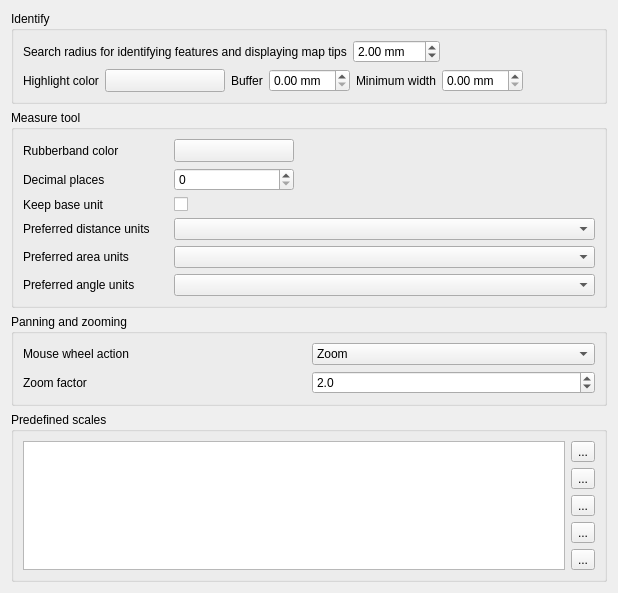
             <widget class="QWidget" name="mOptionsScrollAreaContents_05">
              <property name="geometry">
               <rect>
                <x>0</x>
                <y>0</y>
                <width>618</width>
                <height>582</height>
               </rect>
              </property>
              <layout class="QVBoxLayout" name="verticalLayout_30">
               <item>
                <widget class="QgsCollapsibleGroupBox" name="mIdentifyGroupBox">
                 <property name="title">
                  <string>Identify</string>
                 </property>
                 <layout class="QVBoxLayout" name="verticalLayout_37">
                  <item>
                   <layout class="QHBoxLayout" name="mIdentifyRadiusHorizontalLayout">
                    <item>
                     <widget class="QLabel" name="textLabel1_3">
                      <property name="text">
                       <string>Search radius for identifying features and displaying map tips</string>
                      </property>
                     </widget>
                    </item>
                    <item>
                     <widget class="QDoubleSpinBox" name="spinBoxIdentifyValue">
                      <property name="suffix">
                       <string> mm</string>
                      </property>
                      <property name="maximum">
                       <double>100.000000000000000</double>
                      </property>
                      <property name="singleStep">
                       <double>1.000000000000000</double>
                      </property>
                      <property name="value">
                       <double>2.000000000000000</double>
                      </property>
                     </widget>
                    </item>
                    <item>
                     <spacer name="horizontalSpacer_44">
                      <property name="orientation">
                       <enum>Qt::Horizontal</enum>
                      </property>
                      <property name="sizeHint" stdset="0">
                       <size>
                        <width>40</width>
                        <height>20</height>
                       </size>
                      </property>
                     </spacer>
                    </item>
                   </layout>
                  </item>
                  <item>
                   <layout class="QHBoxLayout" name="mIdentifyHighlightHorizontalLayout">
                    <item>
                     <widget class="QLabel" name="mIdentifyHighlighColorLabel">
                      <property name="text">
                       <string>Highlight color</string>
                      </property>
                     </widget>
                    </item>
                    <item>
                     <widget class="QgsColorButtonV2" name="mIdentifyHighlightColorButton">
                      <property name="sizePolicy">
                       <sizepolicy hsizetype="Fixed" vsizetype="Fixed">
                        <horstretch>0</horstretch>
                        <verstretch>0</verstretch>
                       </sizepolicy>
                      </property>
                      <property name="minimumSize">
                       <size>
                        <width>120</width>
                        <height>0</height>
                       </size>
                      </property>
                      <property name="maximumSize">
                       <size>
                        <width>120</width>
                        <height>16777215</height>
                       </size>
                      </property>
                      <property name="toolTip">
                       <string>&lt;html&gt;&lt;head/&gt;&lt;body&gt;&lt;p&gt;The color used to highlight identified feature. The alpha channel is only used for polygons fill, lines and outlines are fully opaque.&lt;/p&gt;&lt;/body&gt;&lt;/html&gt;</string>
                      </property>
                      <property name="text">
                       <string/>
                      </property>
                     </widget>
                    </item>
                    <item>
                     <widget class="QLabel" name="mIdentifyHighlightBufferLabel">
                      <property name="toolTip">
                       <string/>
                      </property>
                      <property name="text">
                       <string>Buffer</string>
                      </property>
                     </widget>
                    </item>
                    <item>
                     <widget class="QDoubleSpinBox" name="mIdentifyHighlightBufferSpinBox">
                      <property name="toolTip">
                       <string>Lines / outlines buffer in millimeters.</string>
                      </property>
                      <property name="suffix">
                       <string> mm</string>
                      </property>
                     </widget>
                    </item>
                    <item>
                     <widget class="QLabel" name="mIdentifyHighlightMinWidthLabel">
                      <property name="toolTip">
                       <string/>
                      </property>
                      <property name="text">
                       <string>Minimum width</string>
                      </property>
                     </widget>
                    </item>
                    <item>
                     <widget class="QDoubleSpinBox" name="mIdentifyHighlightMinWidthSpinBox">
                      <property name="toolTip">
                       <string>Minimum line / outline width in millimeters.</string>
                      </property>
                      <property name="suffix">
                       <string> mm</string>
                      </property>
                     </widget>
                    </item>
                    <item>
                     <spacer name="horizontalSpacer_45">
                      <property name="orientation">
                       <enum>Qt::Horizontal</enum>
                      </property>
                      <property name="sizeHint" stdset="0">
                       <size>
                        <width>40</width>
                        <height>20</height>
                       </size>
                      </property>
                     </spacer>
                    </item>
                   </layout>
                  </item>
                 </layout>
                </widget>
               </item>
               <item>
                <widget class="QgsCollapsibleGroupBox" name="groupBox_6">
                 <property name="title">
                  <string>Measure tool</string>
                 </property>
                 <layout class="QGridLayout" name="gridLayout_21">
                  <item row="3" column="0">
                   <widget class="QLabel" name="textLabel1_11">
                    <property name="text">
                     <string>Preferred distance units</string>
                    </property>
                   </widget>
                  </item>
                  <item row="4" column="1" colspan="3">
                   <widget class="QComboBox" name="mAreaUnitsComboBox"/>
                  </item>
                  <item row="3" column="1" colspan="3">
                   <widget class="QComboBox" name="mDistanceUnitsComboBox"/>
                  </item>
                  <item row="2" column="0">
                   <widget class="QLabel" name="label_13">
                    <property name="toolTip">
                     <string>If unchecked large numbers will be converted from m. to km. and from ft. to miles</string>
                    </property>
                    <property name="text">
                     <string>Keep base unit</string>
                    </property>
                   </widget>
                  </item>
                  <item row="1" column="1">
                   <widget class="QSpinBox" name="mDecimalPlacesSpinBox"/>
                  </item>
                  <item row="1" column="0">
                   <widget class="QLabel" name="label_12">
                    <property name="text">
                     <string>Decimal places</string>
                    </property>
                   </widget>
                  </item>
                  <item row="0" column="0">
                   <widget class="QLabel" name="textLabel1_10">
                    <property name="text">
                     <string>Rubberband color</string>
                    </property>
                   </widget>
                  </item>
                  <item row="0" column="2" colspan="2">
                   <spacer>
                    <property name="orientation">
                     <enum>Qt::Horizontal</enum>
                    </property>
                    <property name="sizeHint" stdset="0">
                     <size>
                      <width>191</width>
                      <height>20</height>
                     </size>
                    </property>
                   </spacer>
                  </item>
                  <item row="4" column="0">
                   <widget class="QLabel" name="textLabel1_14">
                    <property name="text">
                     <string>Preferred area units</string>
                    </property>
                   </widget>
                  </item>
                  <item row="2" column="1">
                   <widget class="QCheckBox" name="mKeepBaseUnitCheckBox">
                    <property name="text">
                     <string/>
                    </property>
                   </widget>
                  </item>
                  <item row="5" column="0">
                   <widget class="QLabel" name="mAngleUnitsLabel">
                    <property name="text">
                     <string>Preferred angle units</string>
                    </property>
                   </widget>
                  </item>
                  <item row="5" column="1" colspan="3">
                   <widget class="QComboBox" name="mAngleUnitsComboBox"/>
                  </item>
                  <item row="0" column="1">
                   <widget class="QgsColorButtonV2" name="pbnMeasureColor">
                    <property name="sizePolicy">
                     <sizepolicy hsizetype="Fixed" vsizetype="Fixed">
                      <horstretch>0</horstretch>
                      <verstretch>0</verstretch>
                     </sizepolicy>
                    </property>
                    <property name="minimumSize">
                     <size>
                      <width>120</width>
                      <height>0</height>
                     </size>
                    </property>
                    <property name="maximumSize">
                     <size>
                      <width>120</width>
                      <height>16777215</height>
                     </size>
                    </property>
                    <property name="text">
                     <string/>
                    </property>
                   </widget>
                  </item>
                 </layout>
                </widget>
               </item>
               <item>
                <widget class="QgsCollapsibleGroupBox" name="groupBox_10">
                 <property name="title">
                  <string>Panning and zooming</string>
                 </property>
                 <layout class="QGridLayout" name="_8">
                  <item row="1" column="0">
                   <widget class="QLabel" name="label_3">
                    <property name="text">
                     <string>Zoom factor</string>
                    </property>
                   </widget>
                  </item>
                  <item row="0" column="0">
                   <widget class="QLabel" name="label_2">
                    <property name="text">
                     <string>Mouse wheel action</string>
                    </property>
                   </widget>
                  </item>
                  <item row="1" column="1">
                   <widget class="QDoubleSpinBox" name="spinZoomFactor">
                    <property name="decimals">
                     <number>1</number>
                    </property>
                    <property name="minimum">
                     <double>1.100000000000000</double>
                    </property>
                    <property name="value">
                     <double>2.000000000000000</double>
                    </property>
                   </widget>
                  </item>
                  <item row="0" column="1">
                   <widget class="QComboBox" name="cmbWheelAction">
                    <item>
                     <property name="text">
                      <string>Zoom</string>
                     </property>
                    </item>
                    <item>
                     <property name="text">
                      <string>Zoom and recenter</string>
                     </property>
                    </item>
                    <item>
                     <property name="text">
                      <string>Zoom to mouse cursor</string>
                     </property>
                    </item>
                    <item>
                     <property name="text">
                      <string>Nothing</string>
                     </property>
                    </item>
                   </widget>
                  </item>
                 </layout>
                </widget>
               </item>
               <item>
                <widget class="QgsCollapsibleGroupBox" name="groupBox_15">
                 <property name="title">
                  <string>Predefined scales</string>
                 </property>
                 <layout class="QGridLayout" name="gridLayout_26">
                  <item row="0" column="0">
                   <widget class="QListWidget" name="mListGlobalScales"/>
                  </item>
                  <item row="0" column="1">
                   <layout class="QVBoxLayout" name="verticalLayout_13">
                    <item>
                     <widget class="QToolButton" name="pbnAddScale">
                      <property name="toolTip">
                       <string>Add predefined scale</string>
                      </property>
                      <property name="text">
                       <string>...</string>
                      </property>
                      <property name="icon">
                       <iconset>
                        <normaloff>:/images/themes/default/symbologyAdd.svg</normaloff>:/images/themes/default/symbologyAdd.svg</iconset>
                      </property>
                     </widget>
                    </item>
                    <item>
                     <widget class="QToolButton" name="pbnRemoveScale">
                      <property name="toolTip">
                       <string>Remove selected</string>
                      </property>
                      <property name="text">
                       <string>...</string>
                      </property>
                      <property name="icon">
                       <iconset>
                        <normaloff>:/images/themes/default/symbologyRemove.svg</normaloff>:/images/themes/default/symbologyRemove.svg</iconset>
                      </property>
                     </widget>
                    </item>
                    <item>
                     <widget class="QToolButton" name="pbnDefaultScaleValues">
                      <property name="toolTip">
                       <string>Reset to default scales</string>
                      </property>
                      <property name="text">
                       <string>...</string>
                      </property>
                      <property name="icon">
                       <iconset>
                        <normaloff>:/images/themes/default/mActionUndo.png</normaloff>:/images/themes/default/mActionUndo.png</iconset>
                      </property>
                     </widget>
                    </item>
                    <item>
                     <spacer name="verticalSpacer_7">
                      <property name="orientation">
                       <enum>Qt::Vertical</enum>
                      </property>
                      <property name="sizeHint" stdset="0">
                       <size>
                        <width>20</width>
                        <height>40</height>
                       </size>
                      </property>
                     </spacer>
                    </item>
                    <item>
                     <widget class="QToolButton" name="pbnImportScales">
                      <property name="toolTip">
                       <string>Import from file</string>
                      </property>
                      <property name="text">
                       <string>...</string>
                      </property>
                      <property name="icon">
                       <iconset>
                        <normaloff>:/images/themes/default/mActionFileOpen.svg</normaloff>:/images/themes/default/mActionFileOpen.svg</iconset>
                      </property>
                     </widget>
                    </item>
                    <item>
                     <widget class="QToolButton" name="pbnExportScales">
                      <property name="toolTip">
                       <string>Export to file</string>
                      </property>
                      <property name="text">
                       <string>...</string>
                      </property>
                      <property name="icon">
                       <iconset>
                        <normaloff>:/images/themes/default/mActionFileSave.svg</normaloff>:/images/themes/default/mActionFileSave.svg</iconset>
                      </property>
                     </widget>
                    </item>
                   </layout>
                  </item>
                 </layout>
                </widget>
               </item>
               <item>
                <spacer name="verticalSpacer_3">
                 <property name="orientation">
                  <enum>Qt::Vertical</enum>
                 </property>
                 <property name="sizeHint" stdset="0">
                  <size>
                   <width>20</width>
                   <height>40</height>
                  </size>
                 </property>
                </spacer>
               </item>
              </layout>
             </widget>
